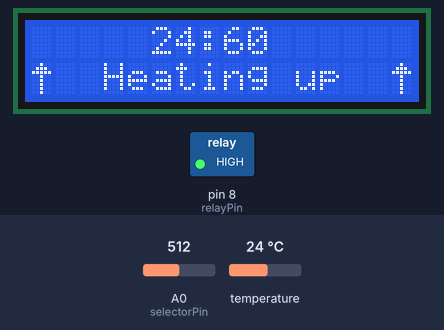
A sketch run on a simulated Arduino Uno, built with avr-gcc and run on an emulated ATmega328P. Parts: 16×2 character LCD, switched loads named in the sketch (green lamp = pin HIGH). Inputs (shaded band) come from the test bench; at power-on: A0 (selectorPin) = 512, temperature 24 °C.

Above: at 1.2 s.
1.3 s: A0 (selectorPin) set to 17
At 3.0 s:
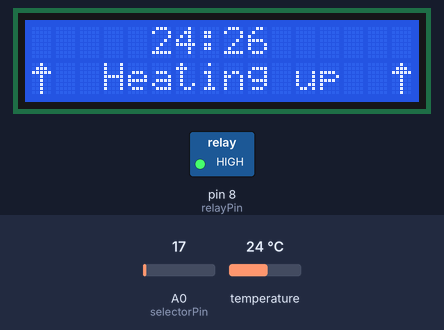
3.5 s: A0 (selectorPin) set to 13
At 4.7 s:
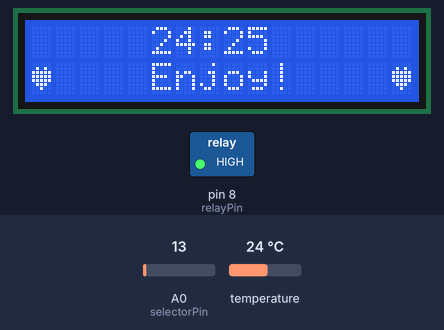
5.4 s: temperature set to 25.7 °C
At 6.4 s:
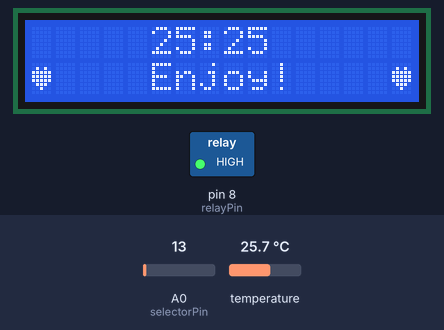
7.3 s: temperature set to 26.6 °C
At 8.1 s:
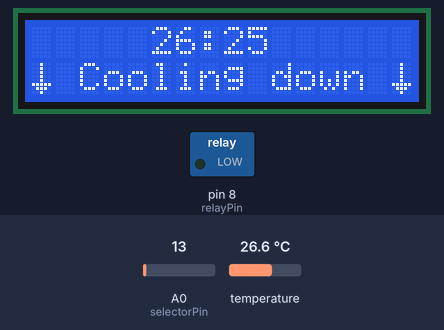
9.3 s: A0 (selectorPin) set to 35
At 10.9 s:
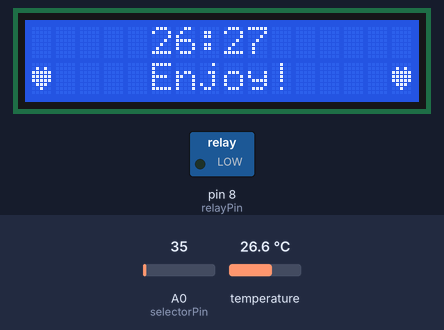
11.2 s: A0 (selectorPin) set to 0
At 12.7 s:
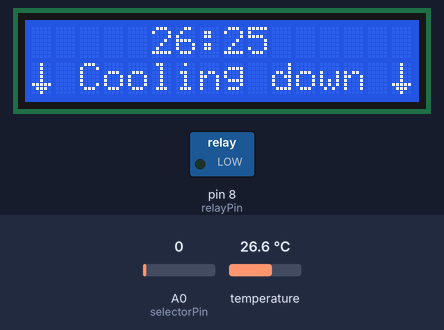
Timing chart, 0 to 14.2 s (numbered marks = the images above; inputs shaded):
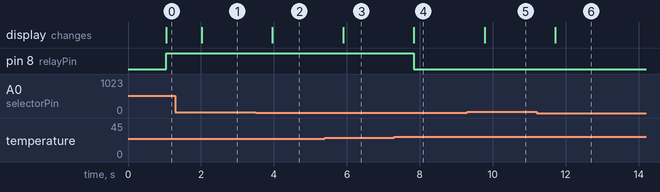

The sketch:

measure_utils.ino
```cpp
// Analog reads multiple times and averages the results
int analogSmoothRead( int pin , int numReadings , int timeout ){
  int readings[ numReadings ];
  int total = 0;
  int average = 0;
  for ( int i = 0 ; i < numReadings ; i++ ){
    readings[ i ] = analogRead( pin );
    total = total + readings[ i ];
    delay( timeout );
  }
  average = total / numReadings;
  return average;
}

// Reads selector multiple times and gives averaged selection
int getSelectorValue( int analogPin , int minValue, int maxValue ){
  return map( analogSmoothRead ( analogPin , 20 , 10 ) , 0 , 1023 , minValue , maxValue );
}

void setRelay( int digitalPin , int value ){
  digitalWrite( digitalPin , value );
}
```

gyokuro.ino
```cpp
#include <LiquidCrystal.h>
#include <OneWire.h>
#include <DallasTemperature.h>


// Parameters
#define minTemp     25  // Min temperature: 20 Celsius Degrees
#define maxTemp     95  // Max temperature: 95 Celsius Degrees
#define hysteresys  1   // Hysteresys: 1 Celsius Degree
#define oneWirePin  2   // OneWirePin pin for termometer
#define selectorPin A0  // Temp selector pin
#define relayPin    8   // Relay pin

// create a custom heart character
byte heart[8] = {
  0b00000,
  0b01010,
  0b11111,
  0b11111,
  0b11111,
  0b01110,
  0b00100,
  0b00000
};

// create a custom arrow up character
byte arrowUp[8] = {
  0b00100,
  0b01110,
  0b11111,
  0b00100,
  0b00100,
  0b00100,
  0b00100,
  0b00100
};

// create a custom arrow down character
byte arrowDown[8] = {
  0b00100,
  0b00100,
  0b00100,
  0b00100,
  0b00100,
  0b11111,
  0b01110,
  0b00100
};


// Variables
LiquidCrystal lcd( 4 , 6 , 10 , 11 , 12 , 13 );
OneWire oneWire( oneWirePin );
DallasTemperature sensors( &oneWire );
float waterTemperature = 0;
int selectorValue = 0;

void setup()
{
  // set the relayPin for output
  pinMode( relayPin , OUTPUT );

  // set the LCD screen
  lcd.begin( 16 , 2 );

  // initialize the custom characters
  lcd.createChar( 0 , heart );
  lcd.createChar( 1 , arrowUp );
  lcd.createChar( 2 , arrowDown );

  // initialize the temperature sensor
  sensors.begin();
}

void loop()
{

  // measure the water temperature
  sensors.requestTemperatures();
  waterTemperature = sensors.getTempCByIndex( 0 );

  // retrieve the seletor value
  selectorValue = getSelectorValue( selectorPin , minTemp , maxTemp );

  // print water and Selector info on screen
  lcd.setCursor( 5 , 0 );
  lcd.print( ( int ) waterTemperature );
  lcd.print( ":" );
  lcd.print( selectorValue );


  // controlling the relaya and the info on screen
  if ( waterTemperature > ( selectorValue + hysteresys ) ){
    setRelay( relayPin , LOW );
    lcd.setCursor( 0 , 1 );
    lcd.write( byte ( 2 ) );
    lcd.print( " Cooling down " );
    lcd.write( byte ( 2 ) );
  } else if ( waterTemperature < ( selectorValue - hysteresys ) ){
    setRelay( relayPin , HIGH );
    lcd.setCursor( 0 , 1 );
    lcd.write( byte ( 1 ) );
    lcd.print( "  Heating up  " );
    lcd.write( byte ( 1 ) );
  } else {
    lcd.setCursor( 0 , 1 );
    lcd.write( byte ( 0 ) );
    lcd.print( "    Enjoy!    " );
    lcd.write( byte ( 0 ) );
  }
}
```

Measured:
- the behaviour switches between 15 and 14 on A0 (selectorPin) (found by bisection; images 1 and 2)
- the behaviour switches between 26 and 26.1 °C on temperature (found by bisection; images 3 and 4)
- after the input at 1.3 s, the display: changes after 0.72 s (image 1)
- after the input at 3.5 s, the display: changes after 0.46 s (image 2)
- after the input at 5.4 s, the display: changes after 0.50 s (image 3)
- after the input at 7.3 s, pin 8 (relayPin): HIGH → LOW after 0.54 s; the display: changes after 0.54 s (image 4)
- after the input at 9.3 s, the display: changes after 0.48 s (image 5)
- after the input at 11.2 s, the display: changes after 0.52 s (image 6)
